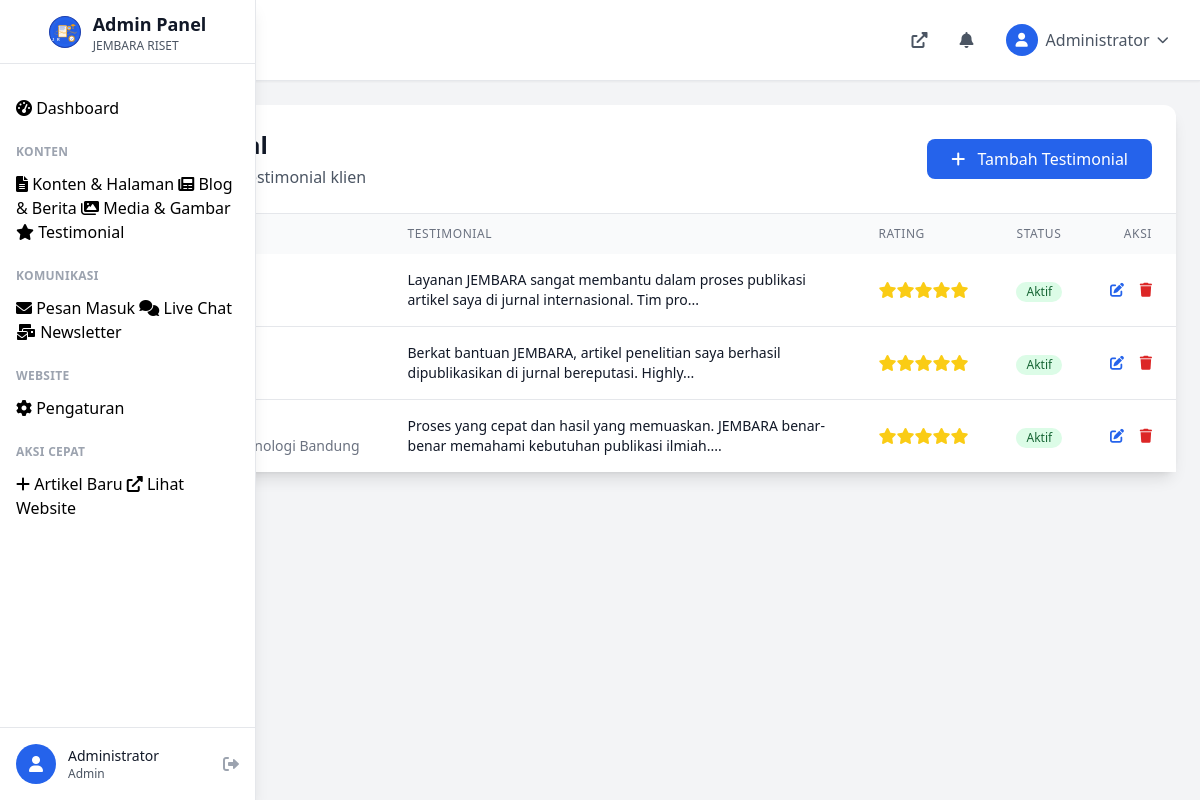
Page /admin/testimonials.php (signed in) on the committed database.
### tables this page shows
CREATE TABLE testimonials (
    id INT AUTO_INCREMENT PRIMARY KEY,
    client_name VARCHAR(100) NOT NULL,
    client_position VARCHAR(100),
    client_company VARCHAR(100),
    testimonial TEXT NOT NULL,
    client_image VARCHAR(255),
    rating INT DEFAULT 5,
    is_active BOOLEAN DEFAULT TRUE,
    sort_order INT DEFAULT 0,
    created_at TIMESTAMP DEFAULT CURRENT_TIMESTAMP,
    updated_at TIMESTAMP DEFAULT CURRENT_TIMESTAMP ON UPDATE CURRENT_TIMESTAMP
);

### config/database.php (called while the page is built, shortened)
<?php
class Database {
    private $host = 'localhost';
    private $username = 'root';
    private $password = '';
    private $database = 'jembara_website';
    private $connection;
    private function connect() {
        $this->connection = new mysqli($this->host, $this->username, $this->password, $this->database);
        $this->connection->set_charset("utf8mb4");
    }
    public function query($sql) {
        return $this->connection->query($sql);
    }
}
?>

### config/config.php (called while the page is built, shortened)
<?php
require_once __DIR__ . '/database.php';
$db = new Database();
?>

### admin/testimonials.php (the view, shortened to what this page needs)
<?php
require_once '../config/config.php';
$testimonials = $db->query("SELECT * FROM testimonials ORDER BY sort_order ASC, created_at DESC");
include 'includes/header.php';
?>
<div class="p-6">
    <div class="bg-white rounded-xl shadow-lg">
        <div class="p-6 border-b border-gray-200">
            <div class="flex items-center justify-between">
                <div>
                    <h1 class="text-2xl font-bold text-gray-900">Kelola Testimonial</h1>
                    <p class="text-gray-600 mt-1">Tambah, edit, atau hapus testimonial klien</p>
                </div>
                <button onclick="showAddModal()" class="bg-primary hover:bg-secondary text-white px-6 py-2 rounded-lg font-medium">
                    <i class="fas fa-plus mr-2"></i>
                    Tambah Testimonial
                </button>
            </div>
        </div>
        <div class="overflow-x-auto">
            <table class="w-full">
                <thead class="bg-gray-50">
                    <tr>
                        <th class="px-6 py-3 text-left text-xs font-medium text-gray-500 uppercase tracking-wider">Klien</th>
                        <th class="px-6 py-3 text-left text-xs font-medium text-gray-500 uppercase tracking-wider">Testimonial</th>
                        <th class="px-6 py-3 text-left text-xs font-medium text-gray-500 uppercase tracking-wider">Rating</th>
                        <th class="px-6 py-3 text-left text-xs font-medium text-gray-500 uppercase tracking-wider">Status</th>
                        <th class="px-6 py-3 text-right text-xs font-medium text-gray-500 uppercase tracking-wider">Aksi</th>
                    </tr>
                </thead>
                <tbody class="bg-white divide-y divide-gray-200">
                    <?php if ($testimonials && $testimonials->num_rows > 0): ?>
                        <?php while ($testimonial = $testimonials->fetch_assoc()): ?>
                        <tr>
                            <td class="px-6 py-4 whitespace-nowrap">
                                <div>
                                    <div class="text-sm font-medium text-gray-900"><?php echo htmlspecialchars($testimonial['client_name']); ?></div>
                                    <div class="text-sm text-gray-500">
                                        <?php if ($testimonial['client_company']): ?>
                                            di <?php echo htmlspecialchars($testimonial['client_company']); ?>
                                        <?php endif; ?>
                                    </div>
                                </div>
                            </td>
                            <td class="px-6 py-4">
                                <p class="text-sm text-gray-900 line-clamp-3"><?php echo htmlspecialchars(substr($testimonial['testimonial'], 0, 100)) . '...'; ?></p>
                            </td>
                            <td class="px-6 py-4 whitespace-nowrap">
                                <div class="flex">
                                    <?php for ($i = 1; $i <= 5; $i++): ?>
                                        <i class="fas fa-star text-<?php echo $i <= $testimonial['rating'] ? 'yellow' : 'gray'; ?>-400"></i>
                                    <?php endfor; ?>
                                </div>
                            </td>
                            <td class="px-6 py-4 whitespace-nowrap">
                                <span class="inline-flex items-center px-2.5 py-0.5 rounded-full text-xs font-medium <?php echo $testimonial['is_active'] ? 'bg-green-100 text-green-800' : 'bg-red-100 text-red-800'; ?>">
                                    <?php echo $testimonial['is_active'] ? 'Aktif' : 'Non-aktif'; ?>
                                </span>
                            </td>
                            <td class="px-6 py-4 whitespace-nowrap text-right text-sm font-medium">
                                <a href="?action=edit&id=<?php echo $testimonial['id']; ?>" class="text-primary hover:text-secondary mr-3">
                                    <i class="fas fa-edit"></i>
                                </a>
                                <button onclick="deleteTestimonial(<?php echo $testimonial['id']; ?>)" class="text-red-600 hover:text-red-900">
                                    <i class="fas fa-trash"></i>
                                </button>
                            </td>
                        </tr>
                        <?php endwhile; ?>
                    <?php endif; ?>
                </tbody>
            </table>
        </div>
    </div>
</div>
<?php include 'includes/footer.php'; ?>

### admin/includes/header.php (shortened to what this page needs)
<!DOCTYPE html>
<html lang="id">
<head>
    <script src="https://cdn.tailwindcss.com"></script>
    <link rel="stylesheet" href="https://cdnjs.cloudflare.com/ajax/libs/font-awesome/6.0.0/css/all.min.css">
    <link rel="stylesheet" href="<?php echo SITE_URL; ?>/assets/css/style.css">
</head>
<body class="bg-gray-100">
    <div class="flex h-screen overflow-hidden">
        <?php include 'sidebar.php'; ?>
        <div class="flex-1 flex flex-col overflow-hidden">
            <header class="bg-white shadow-sm border-b border-gray-200">
                <div class="flex items-center justify-between px-6 py-4">
                    <div class="flex-1 md:flex-none">
                        <h1 class="text-xl font-semibold text-gray-900">
                        </h1>
                    </div>
                    <div class="flex items-center space-x-4">
                        <a href="<?php echo SITE_URL; ?>/" target="_blank"
                           class="text-gray-600 hover:text-primary p-2 rounded-lg hover:bg-gray-100 transition-colors"
                           title="Lihat Website">
                            <i class="fas fa-external-link-alt"></i>
                        </a>
                        <div class="relative">
                            <a href="inquiries.php"
                               class="text-gray-600 hover:text-primary p-2 rounded-lg hover:bg-gray-100 transition-colors relative"
                               title="Pesan Masuk">
                                <i class="fas fa-bell"></i>
                            </a>
                        </div>
                        <div class="relative">
                            <button id="user-menu-btn" class="flex items-center space-x-2 text-gray-600 hover:text-gray-900 p-2 rounded-lg hover:bg-gray-100 transition-colors">
                                <div class="w-8 h-8 bg-primary text-white rounded-full flex items-center justify-center">
                                    <i class="fas fa-user text-sm"></i>
                                </div>
                                <span class="hidden md:block font-medium"><?php echo $_SESSION['admin_name']; ?></span>
                                <i class="fas fa-chevron-down text-xs"></i>
                            </button>
                        </div>
                    </div>
                </div>
            </header>
            <main class="flex-1 overflow-y-auto">

### admin/includes/sidebar.php (shortened to what this page needs)
<?php
$currentPage = basename($_SERVER['PHP_SELF'], '.php');
?>
<div id="sidebar" class="bg-white shadow-lg border-r border-gray-200 w-64 fixed inset-y-0 left-0 transform -translate-x-full md:translate-x-0 transition-transform duration-300 ease-in-out z-50">
    <div class="flex items-center justify-center h-16 px-4 border-b border-gray-200">
        <div class="flex items-center space-x-3">
            <img src="<?php echo SITE_URL; ?>/assets/images/logo.svg" alt="Logo" class="h-8 w-8">
            <div class="hidden lg:block">
                <h2 class="text-lg font-bold text-gray-900">Admin Panel</h2>
                <p class="text-xs text-gray-600">JEMBARA RISET</p>
            </div>
        </div>
    </div>
    <nav class="mt-8 px-4 space-y-2">
        <a href="dashboard.php" class="sidebar-link <?php echo $currentPage === 'dashboard' ? 'active' : ''; ?>">
            <i class="fas fa-tachometer-alt"></i>
            <span>Dashboard</span>
        </a>
        <div class="pt-4">
            <p class="text-xs font-semibold text-gray-400 uppercase tracking-wide mb-3">Konten</p>
            <a href="content.php" class="sidebar-link <?php echo $currentPage === 'content' ? 'active' : ''; ?>">
                <i class="fas fa-file-alt"></i>
                <span>Konten & Halaman</span>
            </a>
            <a href="blog.php" class="sidebar-link <?php echo $currentPage === 'blog' ? 'active' : ''; ?>">
                <i class="fas fa-newspaper"></i>
                <span>Blog & Berita</span>
            </a>
            <a href="media.php" class="sidebar-link <?php echo $currentPage === 'media' ? 'active' : ''; ?>">
                <i class="fas fa-images"></i>
                <span>Media & Gambar</span>
            </a>
            <a href="testimonials.php" class="sidebar-link <?php echo $currentPage === 'testimonials' ? 'active' : ''; ?>">
                <i class="fas fa-star"></i>
                <span>Testimonial</span>
            </a>
        </div>
        <div class="pt-4">
            <p class="text-xs font-semibold text-gray-400 uppercase tracking-wide mb-3">Komunikasi</p>
            <a href="inquiries.php" class="sidebar-link <?php echo $currentPage === 'inquiries' ? 'active' : ''; ?>">
                <i class="fas fa-envelope"></i>
                <span>Pesan Masuk</span>
            </a>
            <a href="chat.php" class="sidebar-link <?php echo $currentPage === 'chat' ? 'active' : ''; ?>">
                <i class="fas fa-comments"></i>
                <span>Live Chat</span>
            </a>
            <a href="newsletter.php" class="sidebar-link <?php echo $currentPage === 'newsletter' ? 'active' : ''; ?>">
                <i class="fas fa-mail-bulk"></i>
                <span>Newsletter</span>
            </a>
        </div>
        <div class="pt-4">
            <p class="text-xs font-semibold text-gray-400 uppercase tracking-wide mb-3">Website</p>
            <a href="settings.php" class="sidebar-link <?php echo $currentPage === 'settings' ? 'active' : ''; ?>">
                <i class="fas fa-cog"></i>
                <span>Pengaturan</span>
            </a>
        </div>
        <div class="pt-4">
            <p class="text-xs font-semibold text-gray-400 uppercase tracking-wide mb-3">Aksi Cepat</p>
            <a href="blog.php?action=create" class="sidebar-link">
                <i class="fas fa-plus"></i>
                <span>Artikel Baru</span>
            </a>
            <a href="<?php echo SITE_URL; ?>/" target="_blank" class="sidebar-link">
                <i class="fas fa-external-link-alt"></i>
                <span>Lihat Website</span>
            </a>
        </div>
    </nav>
    <div class="absolute bottom-0 left-0 right-0 p-4 border-t border-gray-200">
        <div class="flex items-center space-x-3">
            <div class="w-10 h-10 bg-primary text-white rounded-full flex items-center justify-center">
                <i class="fas fa-user"></i>
            </div>
            <div class="flex-1 min-w-0">
                <p class="text-sm font-medium text-gray-900 truncate">
                    <?php echo $_SESSION['admin_name']; ?>
                </p>
                <p class="text-xs text-gray-600">
                    Admin
                </p>
            </div>
            <a href="logout.php" class="text-gray-400 hover:text-red-600 transition-colors" title="Logout">
                <i class="fas fa-sign-out-alt"></i>
            </a>
        </div>
    </div>
</div>

### admin/includes/footer.php (shortened to what this page needs)
</main>
        </div>
    </div>
</body>
</html>

### assets/css/style.css (style rules this page uses)
html { scroll-behavior: smooth; }

### admin/includes/header.php (style rules this page uses)
.sidebar-link { @apply flex items-center space-x-3 px-3 py-2 text-gray-700 rounded-lg hover:bg-gray-100 hover:text-primary transition-colors; }
.sidebar-link.active { @apply bg-primary text-white; }
.sidebar-link i { @apply w-5 text-center; }

### rows in the picture
testimonials: testimonial "Layanan JEMBARA sangat membantu dalam proses publikasi artikel saya di jurnal internasional. Tim pro", rating 5 (drawn), is_active "Aktif"
testimonials: testimonial "Berkat bantuan JEMBARA, artikel penelitian saya berhasil dipublikasikan di jurnal bereputasi. Highly", rating 5 (drawn), is_active "Aktif"
testimonials: client_company "Institut Teknologi Bandung", testimonial "Proses yang cepat dan hasil yang memuaskan. JEMBARA benar-benar memahami kebutuhan publikasi ilmiah.", rating 5 (drawn), is_active "Aktif"

### other values in the picture
$_SESSION['admin_name'] "Administrator"
